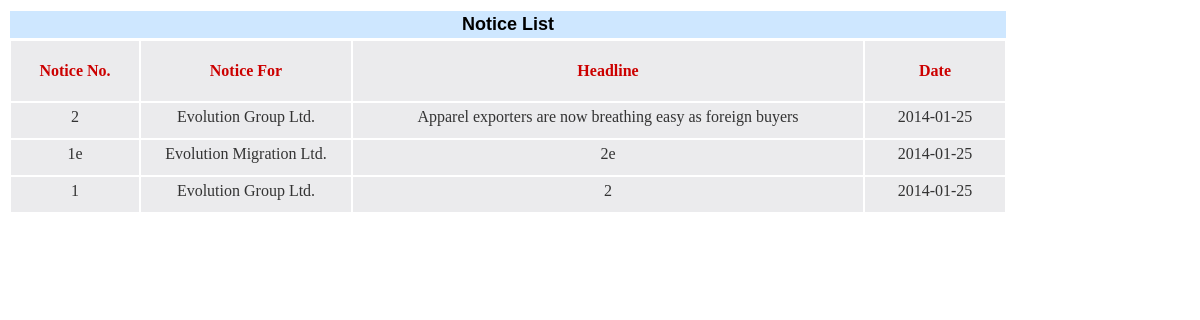
The page /employee/pages/emp_notice_page.php on the database its author committed.
### tables this page shows
CREATE TABLE `notice` (
  `NoticeId` varchar(50) NOT NULL,
  `NoticeNo` varchar(100) NOT NULL,
  `NoticeFor` varchar(50) NOT NULL,
  `Headline` text NOT NULL,
  `Details` text NOT NULL,
  `Name` varchar(256) NOT NULL,
  `Designation` varchar(256) NOT NULL,
  `NoticeDate` date NOT NULL,
  `NoticeTime` varchar(50) NOT NULL,
  PRIMARY KEY (`NoticeId`)
);

### employee/pages/emp_notice_page.php (the view, shortened to what this page needs)
<?php
	$department_array=array("1"=>"Evolution Group Ltd.",
						   "2"=>"Evolution Migration Ltd.",
						   "3"=>"Evolution Overseas Studies Ltd.",
						   "4"=>"Evolution IT Ltd.",
						   "5"=>"Evolution Tours &amp; Travels Ltd.",
						   "6"=>"Evolution Trading &amp; Consultency Ltd.");
	$result=mysql_query("select * from notice ORDER BY NoticeTime DESC");
?>
<div align="center" style="width:1000px; min-height:400px;">
    <div class="Table">
        <div class="Title">
            <b>Notice List</b>
        </div>
    <div class="Heading">
       <div>
            <div class="cell" style="width:118px;">
      			<p>Notice No.</p>
            </div>
            <div class="cell" style="width:200px;">
      			<p>Notice For</p>
            </div>
            <div class="cell" style="width:500px;">
      			<p>Headline</p>
            </div>
            <div class="cell" style="width:130px;">
      			<p>Date</p>
            </div>
       </div>
    </div>
<?php
		while($rows01=mysql_fetch_array($result))
		{
?>
        <div class="Row0">
            <div class="cell0" style="width:118px;">
                <span id="rowcontent"><?php echo $rows01[1];?></span>
            </div>
            <div class="cell0" style="width:200px;">
                <span id="rowcontent"><?php echo $department_array[$rows01[2]];?></span>
            </div>
            <div class="cell0" style="width:500px;">
                <span id="rowcontent"><?php echo $rows01[3];?></span>
            </div>
            <div class="cell0" style="width:130px;">
                <span id="rowcontent"><?php echo $rows01[7];?></span>
            </div>
        </div>
		<?php
         }
        ?>
    </div>
</div>

### employee/pages/emp_notice_page.php (style rules this page uses)
.Table { display: table; width:996px; clear:both; }
.Title { display: table-caption; text-align: center; background-color: #CEE7FF; padding:3px 0 3px 0 ; margin:3px 0 2px 0; font-family: Tahoma, Geneva, sans-serif; font-weight:800; font-size:18px; }
.Heading { display: table-row; font-weight: bold; text-align: center; }
.Row0 { display: table-row; position: relative; }
.cell { background-color:#EBEBED; padding:5px; margin:1px; color:#333333; float:left; min-height:25px; text-align:center; }
.cell0 { background-color:#EBEBED; padding:5px; margin:1px; color:#333333; float:left; min-height:25px; text-align:center; }
p { color:#C00; }

### rows shown on the page
notice: NoticeNo "2", NoticeFor "Evolution Group Ltd.", Headline "Apparel exporters are now breathing easy as foreign buyers", NoticeDate "2014-01-25"
notice: NoticeNo "1e", NoticeFor "Evolution Migration Ltd.", Headline "2e", NoticeDate "2014-01-25"
notice: NoticeNo "1", NoticeFor "Evolution Group Ltd.", Headline "2", NoticeDate "2014-01-25"
